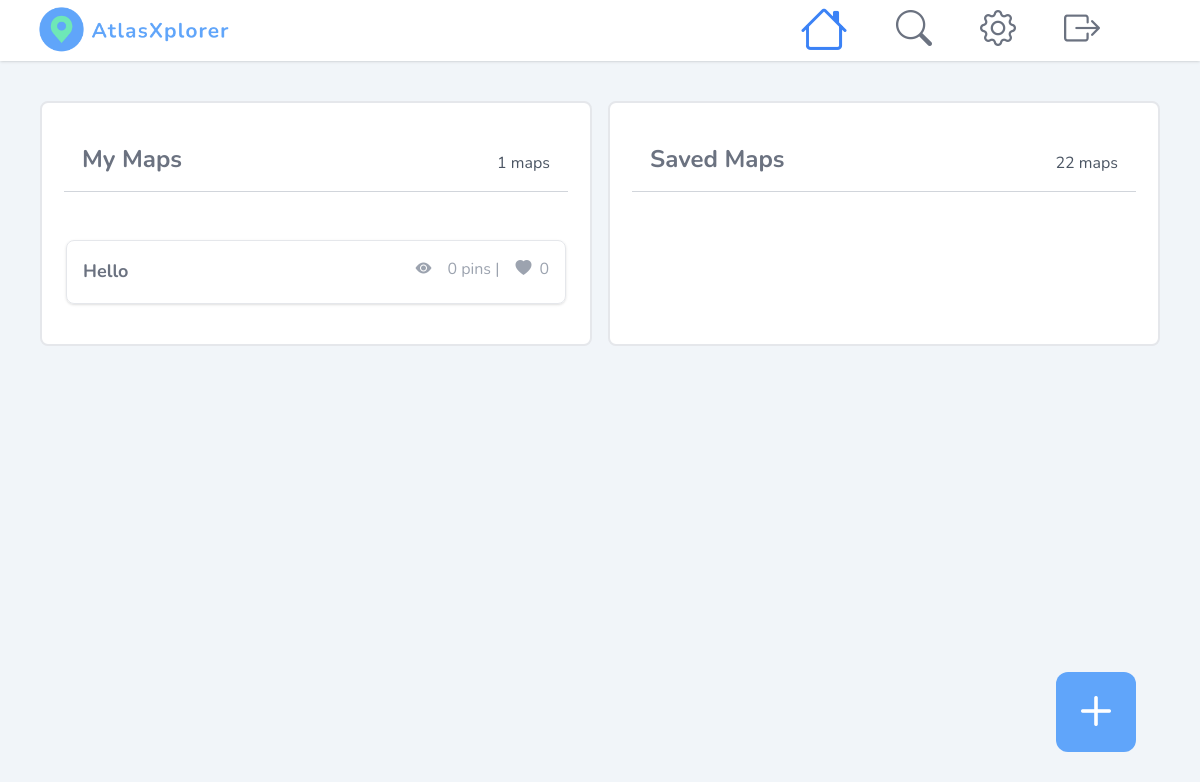
The page / (signed in) on the database as committed earlier.
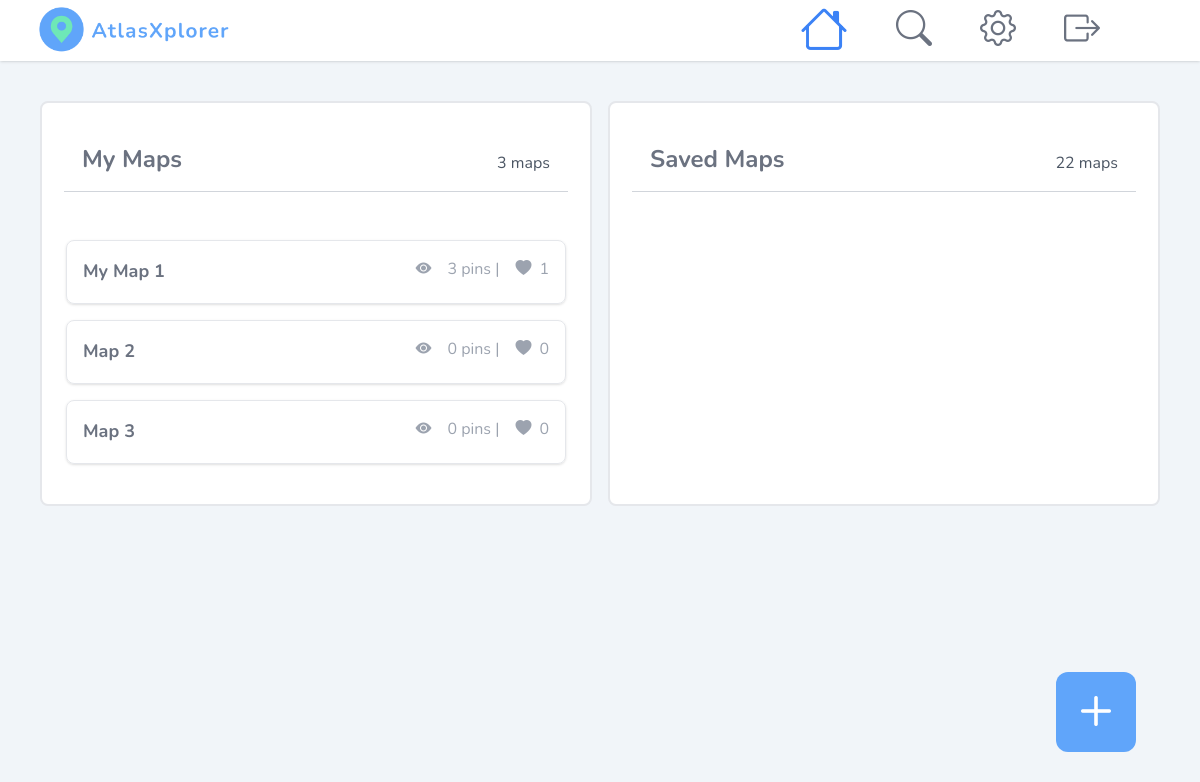
The same page on the database as committed later.
### main/models.py (models this page shows, shortened)
class UserMap(models.Model):
    user = models.ForeignKey(User, on_delete=models.CASCADE, related_name="usermap", null=True)
    name = models.CharField(max_length=50)
    private = models.BooleanField(null=True, blank=True)
    likes = models.ManyToManyField(User, max_length=50, default="none", related_name="liked_maps", blank=True)

### main/views.py (the view)
# urls.py: path('', views.index, name = "main-home"),
@login_required
def index(response):
    form = CreateMap()
    current_user = response.user
    if response.method == "POST":
        print("Post Request Sent")
        form = CreateMap(response.POST)
        if form.is_valid():
            n = form.cleaned_data['name']
            p = form.cleaned_data['private']
            if not UserMap.objects.filter(name=n).exists():
                m = UserMap(name = n, private = p)
                m.save()
                response.user.usermap.add(m)
            else:
                messages.error(response, f'Map name already exists.')
            return redirect('main-home')
    else:
        form = CreateMap()
    context = {
        'user_maps': UserMap.objects.all(),
        'form': form,
        'current_user': current_user,
        'bookmarks': Bookmarks.objects.filter(user=response.user)
    }
    return render(response, 'index.html', context)

### main/templates/index.html (shortened to what this page needs)
{% extends 'base.html' %}
{% block content %}
{% load widget_tweaks %}
{% include 'shared/nav.html' %}
<div class = "w-full flex justify-center flex-col md:flex-row p-10 gap-4">
    <div class = "w-full md:w-1/2 h-[60vh] flex flex-col justify-center align-middle bg-white border-2 rounded-lg">
        <div class = "w-full flex flex-col">
            <div class = "w-full flex flex-row justify-between p-10">
                <h class = "text-2xl font-bold text-gray-500">My Maps</h>
                <p class = "text-base text-gray-600 mt-2">{{ user.usermap.all.count }} maps</p>
            </div>
            <hr class = "border-1 w-[92%] border-gray-300 ml-auto mr-auto relative bottom-6">
        </div>
        <div class = "w-full h-3/4 p-6 flex flex-col gap-4 items-center align-middle overflow-auto mb-4">
            {% for map in user.usermap.all %}
            <a href = "{% url 'main-map' username=current_user map_name=map.name %}" class = "w-full">
                <div class = "w-full border flex flex-row flex-wrap justify-between h-16 p-4 rounded-lg shadow hover:bg-gray-100 hover:cursor-pointer active:scale-95">
                    <h class = "text-lg font-bold text-gray-500">{{ map.name }}</h>
                    <div class = "flex flex-row gap-4">
                        {% if map.private == True %}
                            <span class="text-gray-400 hover:cursor-pointer"><i class="bi-eye-slash-fill"></i></span>
                        {% else %}
                            <span class="text-gray-400 hover:cursor-pointer"><i class="bi-eye-fill"></i></span>
                        {% endif %}
                        <p class = "text-base text-gray-400">{{ map.pin.all.count }} pins |</p>
                        <div class = "flex flex-row gap-2">
                            <span class="text-gray-400"><i class="bi-heart-fill"></i></span>
                            <p class = "text-base text-gray-400">{{ map.likes.count }}</p>
                        </div>
                    </div>
                </div>
            </a>
            {% endfor %}
        </div>
    </div>
    <div class = "w-full md:w-1/2 h-[60vh] flex flex-col justify-center align-middle bg-white border-2 rounded-lg">
        <div class = "w-full flex flex-col">
            <div class = "w-full flex flex-row justify-between p-10">
                <h class = "text-2xl font-bold text-gray-500">Saved Maps</h>
                <p class = "text-base text-gray-600 mt-2">22 maps</p>
            </div>
            <hr class = "border-1 w-[92%] border-gray-300 relative bottom-6 ml-auto mr-auto">
        </div>
            <div class = "w-full h-3/4 p-6 flex flex-col gap-4 items-center align-middle overflow-auto mb-4">
            </div>
    </div>
</div>
<div x-data="{modalIsOpen: false}">
    <div class = "w-full h-32 fixed left-0 bottom-0">
        <button @click="modalIsOpen = true" class = "aspect-square w-20 h-20 rounded-xl float-right mr-16 bg-blue-400 hover:bg-blue-500 active:scale-95">
            <span class="text-white text-6xl"><i class="bi-plus"></i></span>
        </button>
    </div>
</div>
{% endblock content %}

Rows that differ between the two databases and show on the page:
removed UserMap: name "Hello", private False (drawn), pin.all.count "0", likes.count "0"
added UserMap: name "My Map 1", private False (drawn), pin.all.count "3", likes.count "1"
added UserMap: name "Map 2", private False (drawn), pin.all.count "0", likes.count "0"
added UserMap: name "Map 3", private False (drawn), pin.all.count "0", likes.count "0"
Other text that changed with them:
{{ user.usermap.all.count }}: "1" → "3"
